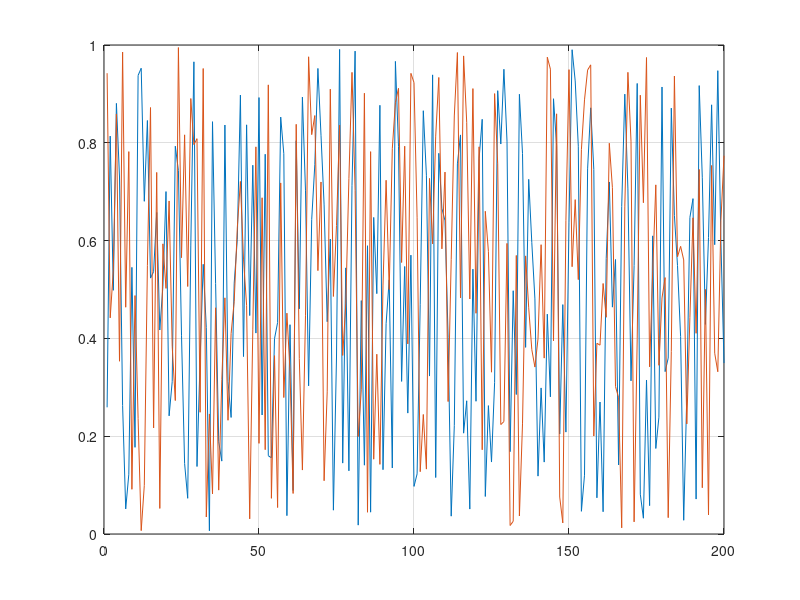
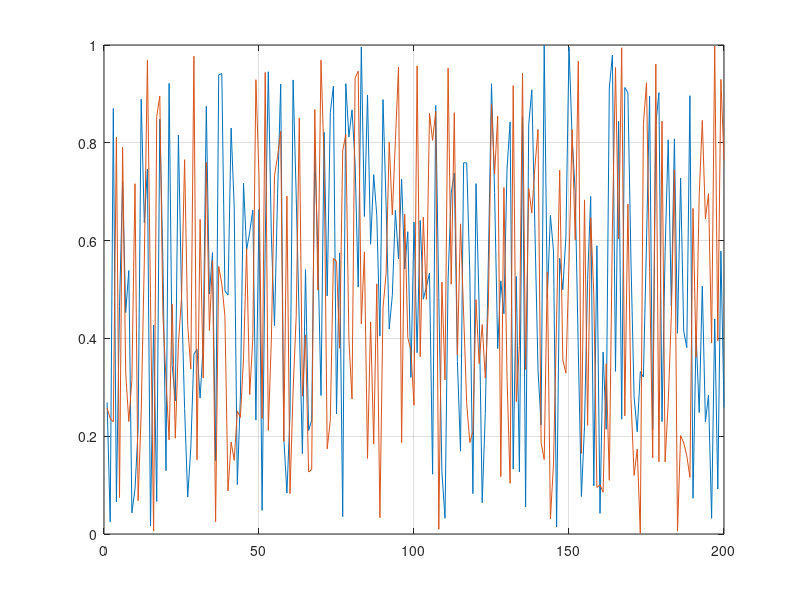

These charts were generated, in order, by the following MATLAB code: (Note: this script raises an error after producing the figures.)
%% script for checking speech database

% Licence
% Copyright 2022 Hideki Kawahara
%
% Licensed under the Apache License, Version 2.0 (the "License");
% you may not use this file except in compliance with the License.
% You may obtain a copy of the License at
%
%    http://www.apache.org/licenses/LICENSE-2.0
%
% Unless required by applicable law or agreed to in writing, software
% distributed under the License is distributed on an "AS IS" BASIS,
% WITHOUT WARRANTIES OR CONDITIONS OF ANY KIND, either express or implied.
% See the License for the specific language governing permissions and
% limitations under the License.

% Please execute this using cell mode
fig1H = figure;
plot(rand(200,2));grid on;
axH1 = gca;
fig2H = figure;
plot(rand(200,2));grid on;
axH2 = gca;
%% select directory consisting of files consisting audio or a file
checkType = {'directory','file'};
idType = 1; % Please edit this to select a directory or a file
switch checkType{idType}
    case 'directory'
        selPath = uigetdir;
        testPath = [selPath '/'];
        % select one file consisting audio
    case 'file'
        testPath = struct;
        [filen, pathn] = uigetfile('*.*');
        testPath.pathName = pathn;
        testPath.fileName = filen;
end
%% level distribution
maxN = 1000; % maximum number of files checked
segmentLinMS = 50; % 50ms for level check 
output1 = directoryLevelDistribution(axH1, testPath,segmentLinMS, maxN);
%% spectral display of silent and voiced samples
% Please adjus following thresholds by inspecting level distribution
silentProb = 0.00; % reference level (probability) of silent segment
voiceProb = 0.9; % reference level (probability) of voiced segment
output2 = spectrumDistributionTest(axH2, testPath, segmentLinMS, silentProb, voiceProb, maxN);
%%
print(fig1H,'-dpng','-r200', "dstrbtn" + datestr(now,30) + ".png");
print(fig2H,'-dpng','-r200', "vSlspctrm" + datestr(now,30) + ".png");
